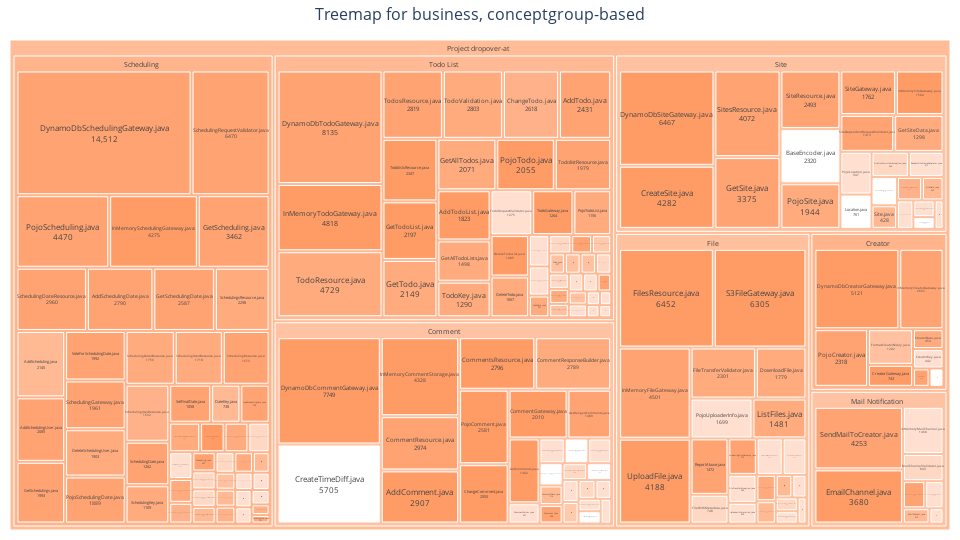

The code cell stored with this chart in its notebook:
### Markdown cell above
Create treemap for business concepts based on concepts

### Code cell
fig = create_treemap(results_df, 'business', 'concept_group', business_colorscale)
fig.show()

### Figure 1 — Plotly figure (JSON) as saved in the notebook; plotly's stock layout.template omitted (floating-point values rounded to 4 significant figures; data arrays with more than 128 entries replaced by an {"elided": "..."} marker saying what was removed)
{"data": [{"branchvalues": "total", "customdata": {"elided": "190 str values"}, "hovertemplate": "<b>%{label}</b><br>%{customdata}<extra></extra>", "ids": {"elided": "190 str values"}, "labels": {"elided": "190 str values"}, "marker": {"cmax": 1, "cmin": 0, "colors": {"elided": "190 float values"}, "colorscale": [[0, "#ffffff"], [0.01, "#ffe6d9"], [1, "#ff9c66"]]}, "parents": {"elided": "190 str values"}, "textfont": {"size": 8}, "textinfo": "label+value", "textposition": "middle center", "type": "treemap", "values": {"elided": "190 int values"}}], "layout": {"height": 540, "margin": {"b": 10, "l": 10, "r": 10, "t": 40}, "title": {"font": {"size": 16}, "text": "Treemap for business, conceptgroup-based", "x": 0.5, "xanchor": "center"}, "width": 960}}
